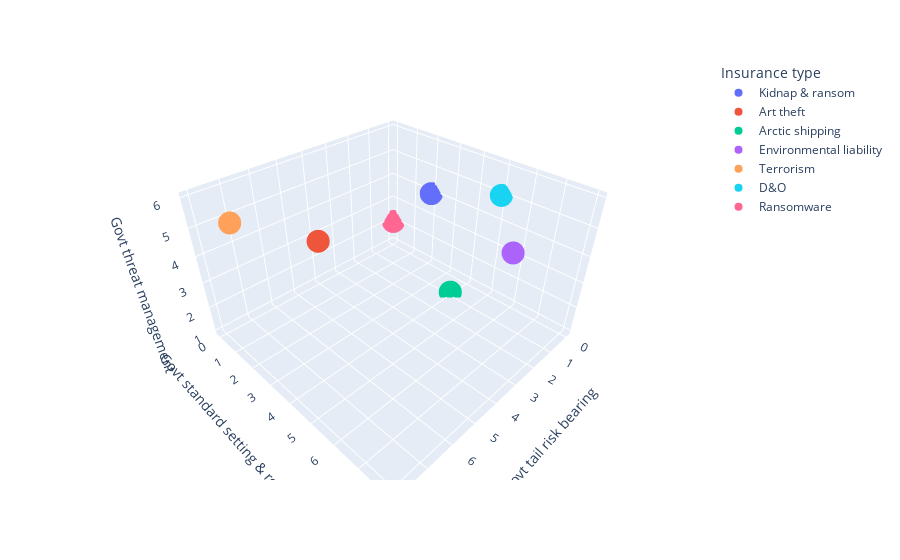

The notebook cell this image was saved under:
### Code cell
fig = px.scatter_3d(df_1, x='Govt tail risk bearing', y='Govt standard setting & regulation', z='Govt threat management',
              color='Insurance type')
fig.show()

### Figure 1 — Plotly figure (JSON) as saved in the notebook; plotly's stock layout.template omitted (floating-point values rounded to 4 significant figures)
{"data": [{"hovertemplate": "Insurance type=Kidnap & ransom<br>Govt tail risk bearing=%{x}<br>Govt standard setting & regulation=%{y}<br>Govt threat management=%{z}<extra></extra>", "legendgroup": "Kidnap & ransom", "marker": {"color": "#636efa", "symbol": "circle"}, "mode": "markers", "name": "Kidnap & ransom", "scene": "scene", "showlegend": true, "type": "scatter3d", "x": [0], "y": [2], "z": [4]}, {"hovertemplate": "Insurance type=Art theft<br>Govt tail risk bearing=%{x}<br>Govt standard setting & regulation=%{y}<br>Govt threat management=%{z}<extra></extra>", "legendgroup": "Art theft", "marker": {"color": "#EF553B", "symbol": "circle"}, "mode": "markers", "name": "Art theft", "scene": "scene", "showlegend": true, "type": "scatter3d", "x": [6], "y": [3], "z": [5]}, {"hovertemplate": "Insurance type=Arctic shipping<br>Govt tail risk bearing=%{x}<br>Govt standard setting & regulation=%{y}<br>Govt threat management=%{z}<extra></extra>", "legendgroup": "Arctic shipping", "marker": {"color": "#00cc96", "symbol": "circle"}, "mode": "markers", "name": "Arctic shipping", "scene": "scene", "showlegend": true, "type": "scatter3d", "x": [1], "y": [4], "z": [1]}, {"hovertemplate": "Insurance type=Environmental liability<br>Govt tail risk bearing=%{x}<br>Govt standard setting & regulation=%{y}<br>Govt threat management=%{z}<extra></extra>", "legendgroup": "Environmental liability", "marker": {"color": "#ab63fa", "symbol": "circle"}, "mode": "markers", "name": "Environmental liability", "scene": "scene", "showlegend": true, "type": "scatter3d", "x": [4], "y": [8], "z": [6]}, {"hovertemplate": "Insurance type=Terrorism<br>Govt tail risk bearing=%{x}<br>Govt standard setting & regulation=%{y}<br>Govt threat management=%{z}<extra></extra>", "legendgroup": "Terrorism", "marker": {"color": "#FFA15A", "symbol": "circle"}, "mode": "markers", "name": "Terrorism", "scene": "scene", "showlegend": true, "type": "scatter3d", "x": [8], "y": [2], "z": [6]}, {"hovertemplate": "Insurance type=D&O<br>Govt tail risk bearing=%{x}<br>Govt standard setting & regulation=%{y}<br>Govt threat management=%{z}<extra></extra>", "legendgroup": "D&O", "marker": {"color": "#19d3f3", "symbol": "circle"}, "mode": "markers", "name": "D&O", "scene": "scene", "showlegend": true, "type": "scatter3d", "x": [0], "y": [5], "z": [5]}, {"hovertemplate": "Insurance type=Ransomware<br>Govt tail risk bearing=%{x}<br>Govt standard setting & regulation=%{y}<br>Govt threat management=%{z}<extra></extra>", "legendgroup": "Ransomware", "marker": {"color": "#FF6692", "symbol": "circle"}, "mode": "markers", "name": "Ransomware", "scene": "scene", "showlegend": true, "type": "scatter3d", "x": [0], "y": [0], "z": [2]}], "layout": {"legend": {"title": {"text": "Insurance type"}, "tracegroupgap": 0}, "margin": {"t": 60}, "scene": {"domain": {"x": [0, 1], "y": [0, 1]}, "xaxis": {"title": {"text": "Govt tail risk bearing"}}, "yaxis": {"title": {"text": "Govt standard setting & regulation"}}, "zaxis": {"title": {"text": "Govt threat management"}}}}}
